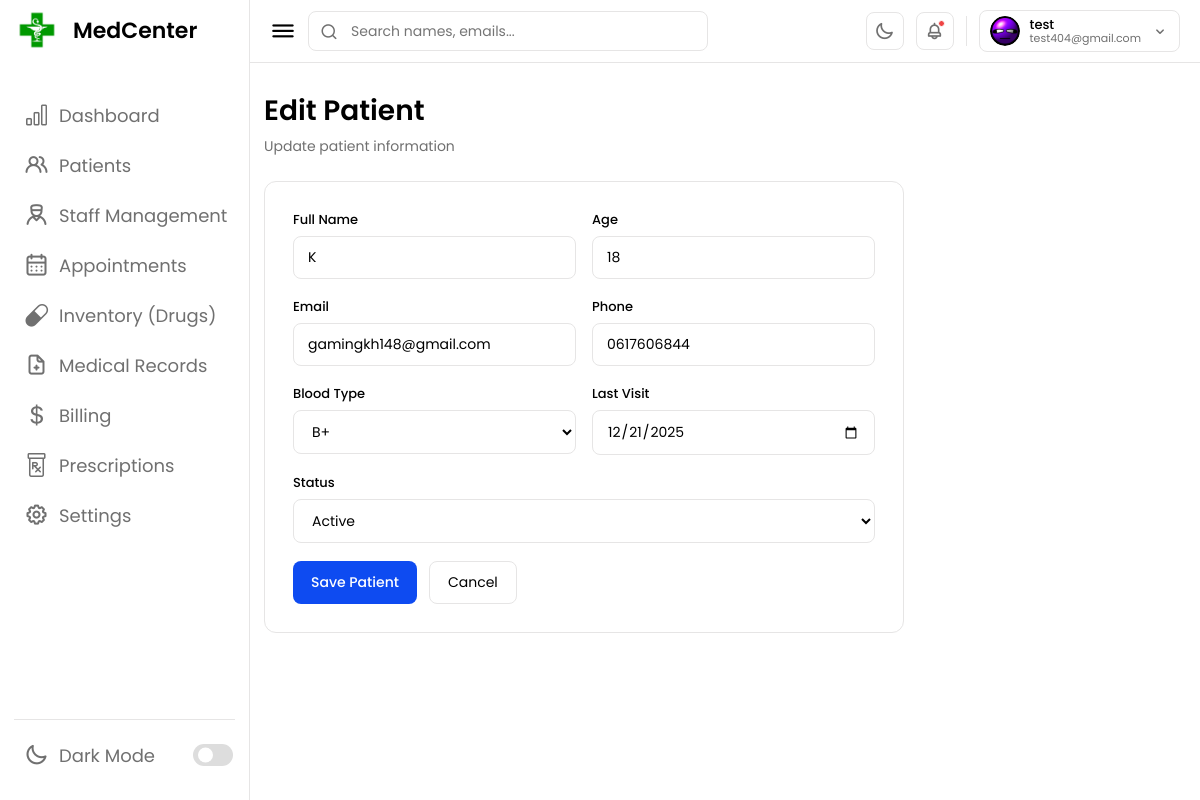
Page /patients/1/edit/ (signed in) on the committed database.
### myapp/models.py (models this page shows, shortened)
class UserProfile(models.Model):
    user = models.OneToOneField(User, on_delete=models.CASCADE, related_name="profile")
    avatar = models.ImageField(upload_to="avatars/", null=True, blank=True)
    full_name = models.CharField(max_length=150, blank=True)
    phone = models.CharField(max_length=30, blank=True)
    bio = models.TextField(blank=True)

class Patient(models.Model):
    BLOOD_TYPE_CHOICES = [
        ("O+", "O+"), ("O-", "O-"),
        ("A+", "A+"), ("A-", "A-"),
        ("B+", "B+"), ("B-", "B-"),
        ("AB+", "AB+"), ("AB-", "AB-"),
    ]
    STATUS_CHOICES = [("active", "Active"), ("inactive", "Inactive")]
    name = models.CharField(max_length=150)
    email = models.EmailField()
    phone = models.CharField(max_length=30)
    age = models.PositiveIntegerField()
    blood_type = models.CharField(max_length=3, choices=BLOOD_TYPE_CHOICES)
    last_visit = models.DateField(null=True, blank=True)
    status = models.CharField(max_length=10, choices=STATUS_CHOICES, default="active")
    created_at = models.DateTimeField(auto_now_add=True)
    class Meta:
        ordering = ["-last_visit"]

### myapp/views.py (the view)
# urls.py: path("patients/<int:pk>/edit/", views.patient_edit, name="patient_edit"),
@login_required
def patient_edit(request, pk):
    patient = get_object_or_404(Patient, pk=pk)
    if request.method == "POST":
        form = PatientForm(request.POST, instance=patient)
        if form.is_valid():
            form.save()
            messages.success(request, "Patient updated successfully.")
            return redirect("patients")
    else:
        form = PatientForm(instance=patient)
    return render(request, "dashboard/patient_form.html", {"form": form, "action": "Edit", "patient": patient})

### myapp/forms.py
class PatientForm(forms.ModelForm):
    class Meta:
        model = Patient
        fields = ["name", "email", "phone", "age", "blood_type", "last_visit", "status"]
        widgets = {"last_visit": forms.DateInput(attrs={"type": "date"})}

### myapp/templates/dashboard/patient_form.html (shortened to what this page needs)
{% extends "dashboard/base.html" %}
{% load static %}
{% block dash_content %}
<div class="dash-content">
    <div class="page-header">
        <h1>{{ action }} Patient</h1>
        <p>{% if action == "Add" %}Create a new patient record{% else %}Update patient information{% endif %}</p>
    </div>
    <div class="form-card">
        <form method="post">
            <div class="form-row">
                <div class="form-group">
                    <label>Full Name</label>
                    {{ form.name }}
                </div>
                <div class="form-group">
                    <label>Age</label>
                    {{ form.age }}
                </div>
            </div>
            <div class="form-row">
                <div class="form-group">
                    <label>Email</label>
                    {{ form.email }}
                </div>
                <div class="form-group">
                    <label>Phone</label>
                    {{ form.phone }}
                </div>
            </div>
            <div class="form-row">
                <div class="form-group">
                    <label>Blood Type</label>
                    {{ form.blood_type }}
                </div>
                <div class="form-group">
                    <label>Last Visit</label>
                    {{ form.last_visit }}
                </div>
            </div>
            <div class="form-group">
                <label>Status</label>
                {{ form.status }}
            </div>
            <div class="form-actions">
                <button type="submit" class="btn-primary">Save Patient</button>
                <a href="{% url 'patients' %}" class="btn-secondary">Cancel</a>
            </div>
        </form>
    </div>
</div>
{% endblock %}

### myapp/templates/dashboard/base.html (shortened to what this page needs)
{% load static %}
<!DOCTYPE html>
<html lang="en">
<head>
    <link rel="stylesheet" href="https://unicons.iconscout.com/release/v4.0.0/css/line.css">
    <link rel="stylesheet" href="https://cdn.jsdelivr.net/npm/bootstrap-icons@1.11.3/font/bootstrap-icons.min.css">
    <link rel="stylesheet" href="https://cdnjs.cloudflare.com/ajax/libs/font-awesome/6.5.1/css/all.min.css">
    <link rel="stylesheet" href="{% static 'dashboard/css/style.css' %}">
    <link rel="stylesheet" href="{% static 'dashboard/css/stats.css' %}">
</head>
<body>
    <nav id="sidebar">
        <div class="logo-name">
            <div class="logo-image">
                <img src="{% static 'dashboard/images/logo.png' %}" alt="MediCenter Logo">
            </div>
            <span class="logo_name">MedCenter</span>
        </div>
        <div class="menu-items">
            <ul class="nav-links">
                <li><a href="{% url 'index' %}" {% if request.resolver_match.url_name == 'index' %}class="active-link"{% endif %}>
                    <i class="bi bi-bar-chart"></i>
                    <span class="link-name">Dashboard</span>
                </a></li>
                <li><a href="{% url 'patients' %}" {% if request.resolver_match.url_name == 'patients' %}class="active-link"{% endif %}>
                    <i class="uil uil-users-alt"></i>
                    <span class="link-name">Patients</span>
                </a></li>
                <li><a href="{% url 'staffmanagement' %}" {% if request.resolver_match.url_name == 'staffmanagement' %}class="active-link"{% endif %}>
                    <i class="uil uil-user-md"></i>
                    <span class="link-name">Staff Management</span>
                </a></li>
                <li><a href="{% url 'appointments' %}">
                    <i class="uil uil-calendar-alt"></i>
                    <span class="link-name">Appointments</span>
                </a></li>
                <li><a href="{% url 'inventory' %}">
                    <i class="bi bi-capsule"></i>
                    <span class="link-name">Inventory (Drugs)</span>
                </a></li>
                <li><a href="{% url 'medicalrecords' %}">
                    <i class="uil uil-file-medical"></i>
                    <span class="link-name">Medical Records</span>
                </a></li>
                <li><a href="{% url 'billing' %}">
                    <i class="bi bi-currency-dollar"></i>
                    <span class="link-name">Billing</span>
                </a></li>
                <li><a href="{% url 'prescriptions' %}">
                    <i class="bi bi-prescription"></i>
                    <span class="link-name">Prescriptions</span>
                </a></li>
                <li><a href="{% url 'settings' %}">
                    <i class="uil uil-cog"></i>
                    <span class="link-name">Settings</span>
                </a></li>
            </ul>
            <ul class="logout-mode">
                <li class="mode">
                    <a href="#">
                        <i class="uil uil-moon"></i>
                        <span class="link-name">Dark Mode</span>
                    </a>
                    <div class="mode-toggle" id="modeToggle">
                        <span class="switch"></span>
                    </div>
                </li>
            </ul>
        </div>
    </nav>
    <section class="dashboard">
        <div class="top">
    <i class="uil uil-bars sidebar-toggle" id="sidebarToggle"></i>
    <div class="search-wrap">
        <input type="text" placeholder="Search names, emails..." id="searchInput" />
    </div>
    <button class="icon-btn" id="darkBtn" title="Toggle dark mode">
        <i class="uil uil-moon" id="darkIcon"></i>
    </button>
    <button class="icon-btn" id="notifBtn" title="Notifications">
        <i class="uil uil-bell"></i>
        <span class="notif-dot" id="notifDot"></span>
    </button>
    <div class="user-section" id="userSection">
        <div class="avatar" style="{% if request.user.profile.avatar %}background:none; padding:0; overflow:hidden;{% endif %}">
            {% if request.user.profile.avatar %}
                <img src="{{ request.user.profile.avatar.url }}" style="width:30px;height:30px;border-radius:50%;object-fit:cover;">
            {% else %}
                {{ request.user.username|first|upper }}
            {% endif %}
        </div>
        <div class="user-info">
            <span class="user-name">{{ request.user.get_full_name|default:request.user.username }}</span>
            <span class="user-email">{{ request.user.email|default:"admin@medcenter.com" }}</span>
        </div>
        <i class="uil uil-angle-down" id="userChevron" style="font-size:18px; color:var(--black-light-color); transition:transform 0.2s;"></i>
    </div>
</div>
        {% block dash_content %}{% endblock %}
    </section>
</body>
</html>

### myapp/static/dashboard/css/stats.css (style rules this page uses)
.page-header { margin-bottom: 24px; }
.page-header h1 { font-size: 28px; font-weight: 600; color: var(--text-color); margin-bottom: 4px; }
.page-header p { font-size: 14px; color: var(--black-light-color); }

### rows in the picture
Patient: name "K", age "18", email "gamingkh148@gmail.com", phone "0617606844", blood_type "B+", last_visit "12/21/2025", status "Active"

### other values in the picture
{{ request.user.get_full_name|default:request.user.username }} "test"
{{ request.user.email|default:"admin@medcenter.com" }} "test404@gmail.com"
{{ action }} "Edit"
